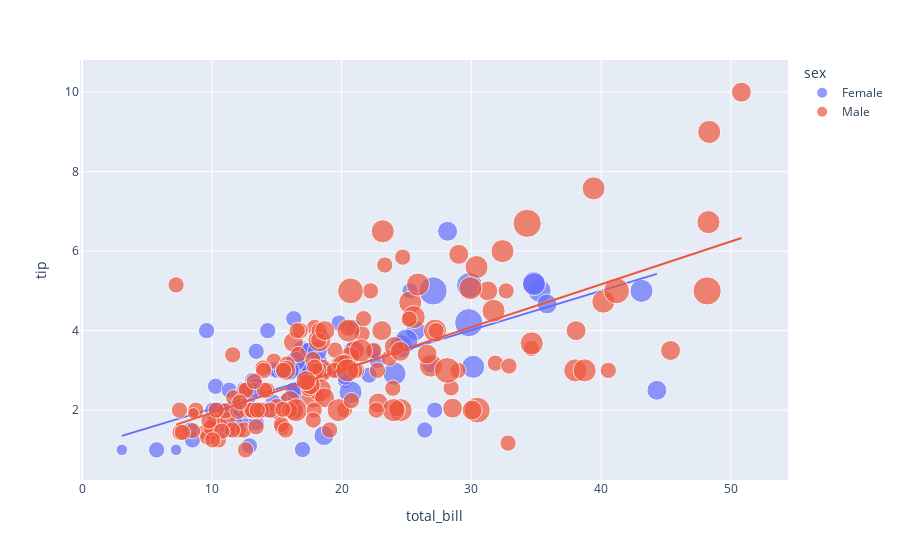

Notebook cell for this chart:
### Code cell
figure = px.scatter(data_frame = data, x="total_bill",
                    y="tip", size="size", color= "sex", trendline="ols")
figure.show()

### Figure 1 — Plotly figure (JSON) as saved in the notebook; plotly's stock layout.template omitted (floating-point values rounded to 4 significant figures; data arrays with more than 128 entries replaced by an {"elided": "..."} marker saying what was removed)
{"data": [{"hovertemplate": "sex=Female<br>total_bill=%{x}<br>tip=%{y}<br>size=%{marker.size}<extra></extra>", "legendgroup": "Female", "marker": {"color": "#636efa", "size": [2, 4, 4, 2, 3, 3, 2, 2, 2, 2, 4, 3, 2, 4, 2, 2, 1, 3, 2, 2, 2, 1, 4, 2, 2, 2, 2, 2, 3, 2, 2, 2, 1, 3, 2, 2, 2, 4, 2, 2, 6, 2, 2, 2, 2, 2, 2, 2, 2, 2, 2, 2, 6, 2, 2, 3, 2, 5, 4, 2, 3, 2, 2, 2, 2, 3, 3, 2, 4, 2, 2, 2, 2, 3, 2, 2, 3, 2, 4, 2, 3, 2, 2, 2, 3, 2, 2], "sizemode": "area", "sizeref": 0.015, "symbol": "circle"}, "mode": "markers", "name": "Female", "orientation": "v", "showlegend": true, "type": "scatter", "x": [16.99, 24.59, 35.26, 14.83, 10.33, 16.97, 20.29, 15.77, 19.65, 15.06, 20.69, 16.93, 10.29, 34.81, 26.41, 16.45, 3.07, 17.07, 26.86, 25.28, 14.73, 10.07, 34.83, 5.75, 16.32, 22.75, 11.35, 15.38, 44.3, 22.42, 20.92, 14.31, 7.25, 25.71, 17.31, 10.65, 12.43, 24.08, 13.42, 12.48, 29.8, 14.52, 11.38, 20.27, 11.17, 12.26, 18.26, 8.51, 10.33, 14.15, 13.16, 17.47, 27.05, 16.43, 8.35, 18.64, 11.87, 29.85, 25, 13.39, 16.21, 17.51, 10.59, 10.63, 9.6, 20.9, 18.15, 19.81, 43.11, 13, 12.74, 13, 16.4, 16.47, 12.76, 13.27, 28.17, 12.9, 30.14, 13.42, 15.98, 16.27, 10.09, 22.12, 35.83, 27.18, 18.78], "xaxis": "x", "y": [1.01, 3.61, 5, 3.02, 1.67, 3.5, 2.75, 2.23, 3, 3, 2.45, 3.07, 2.6, 5.2, 1.5, 2.47, 1, 3, 3.14, 5, 2.2, 1.83, 5.17, 1, 4.3, 3.25, 2.5, 3, 2.5, 3.48, 4.08, 4, 1, 4, 3.5, 1.5, 1.8, 2.92, 1.68, 2.52, 4.2, 2, 2, 2.83, 1.5, 2, 3.25, 1.25, 2, 2, 2.75, 3.5, 5, 2.3, 1.5, 1.36, 1.63, 5.14, 3.75, 2.61, 2, 3, 1.61, 2, 4, 3.5, 3.5, 4.19, 5, 2, 2.01, 2, 2.5, 3.23, 2.23, 2.5, 6.5, 1.1, 3.09, 3.48, 3, 2.5, 2, 2.88, 4.67, 2, 3], "yaxis": "y"}, {"hovertemplate": "<b>OLS trendline</b><br>tip = 0.0988779 * total_bill + 1.04802<br>R<sup>2</sup>=0.466488<br><br>sex=Female<br>total_bill=%{x}<br>tip=%{y} <b>(trend)</b><extra></extra>", "legendgroup": "Female", "marker": {"color": "#636efa", "symbol": "circle"}, "mode": "lines", "name": "Female", "showlegend": false, "type": "scatter", "x": [3.07, 5.75, 7.25, 8.35, 8.51, 9.6, 10.07, 10.09, 10.29, 10.33, 10.33, 10.59, 10.63, 10.65, 11.17, 11.35, 11.38, 11.87, 12.26, 12.43, 12.48, 12.74, 12.76, 12.9, 13, 13, 13.16, 13.27, 13.39, 13.42, 13.42, 14.15, 14.31, 14.52, 14.73, 14.83, 15.06, 15.38, 15.77, 15.98, 16.21, 16.27, 16.32, 16.4, 16.43, 16.45, 16.47, 16.93, 16.97, 16.99, 17.07, 17.31, 17.47, 17.51, 18.15, 18.26, 18.64, 18.78, 19.65, 19.81, 20.27, 20.29, 20.69, 20.9, 20.92, 22.12, 22.42, 22.75, 24.08, 24.59, 25, 25.28, 25.71, 26.41, 26.86, 27.05, 27.18, 28.17, 29.8, 29.85, 30.14, 34.81, 34.83, 35.26, 35.83, 43.11, 44.3], "xaxis": "x", "y": [1.352, 1.617, 1.765, 1.874, 1.889, 1.997, 2.044, 2.046, 2.065, 2.069, 2.069, 2.095, 2.099, 2.101, 2.152, 2.17, 2.173, 2.222, 2.26, 2.277, 2.282, 2.308, 2.31, 2.324, 2.333, 2.333, 2.349, 2.36, 2.372, 2.375, 2.375, 2.447, 2.463, 2.484, 2.504, 2.514, 2.537, 2.569, 2.607, 2.628, 2.651, 2.657, 2.662, 2.67, 2.673, 2.675, 2.677, 2.722, 2.726, 2.728, 2.736, 2.76, 2.775, 2.779, 2.843, 2.854, 2.891, 2.905, 2.991, 3.007, 3.052, 3.054, 3.094, 3.115, 3.117, 3.235, 3.265, 3.297, 3.429, 3.479, 3.52, 3.548, 3.59, 3.659, 3.704, 3.723, 3.736, 3.833, 3.995, 4.0, 4.028, 4.49, 4.492, 4.534, 4.591, 5.311, 5.428], "yaxis": "y"}, {"hovertemplate": "sex=Male<br>total_bill=%{x}<br>tip=%{y}<br>size=%{marker.size}<extra></extra>", "legendgroup": "Male", "marker": {"color": "#EF553B", "size": {"elided": "157 int values"}, "sizemode": "area", "sizeref": 0.015, "symbol": "circle"}, "mode": "markers", "name": "Male", "orientation": "v", "showlegend": true, "type": "scatter", "x": {"elided": "157 float values"}, "xaxis": "x", "y": {"elided": "157 float values"}, "yaxis": "y"}, {"hovertemplate": "<b>OLS trendline</b><br>tip = 0.107861 * total_bill + 0.852148<br>R<sup>2</sup>=0.448569<br><br>sex=Male<br>total_bill=%{x}<br>tip=%{y} <b>(trend)</b><extra></extra>", "legendgroup": "Male", "marker": {"color": "#EF553B", "symbol": "circle"}, "mode": "lines", "name": "Male", "showlegend": false, "type": "scatter", "x": {"elided": "157 float values"}, "xaxis": "x", "y": {"elided": "157 float values"}, "yaxis": "y"}], "layout": {"legend": {"itemsizing": "constant", "title": {"text": "sex"}, "tracegroupgap": 0}, "margin": {"t": 60}, "xaxis": {"anchor": "y", "domain": [0, 1], "title": {"text": "total_bill"}}, "yaxis": {"anchor": "x", "domain": [0, 1], "title": {"text": "tip"}}}}
